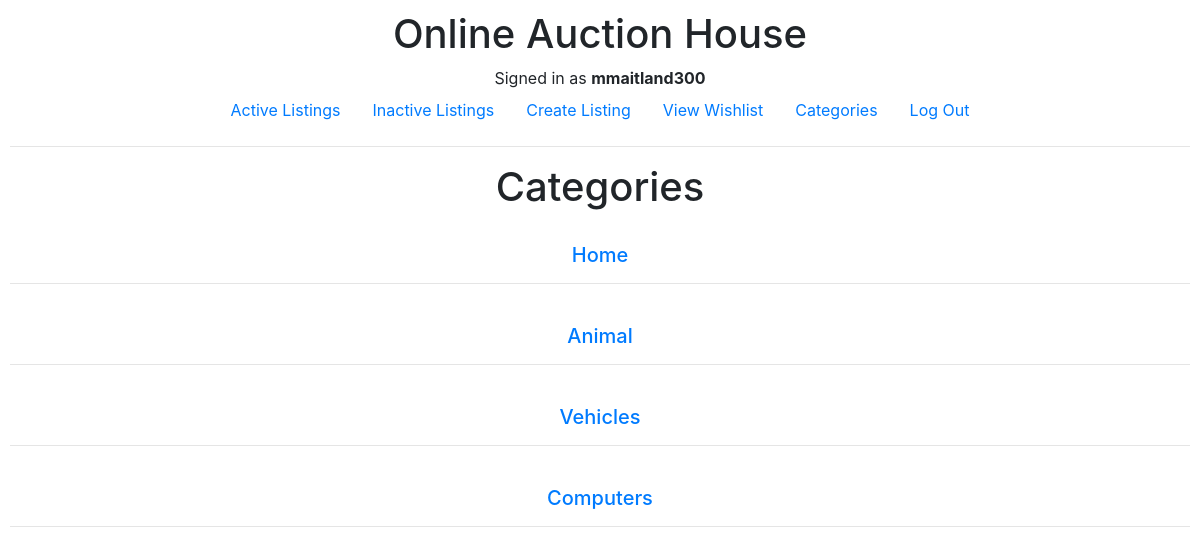
The page /categories (signed in) on the database its author committed.
### auctions/models.py (models this page shows, shortened)
class User(AbstractUser):
    pass

class AuctionListing(models.Model):
    user = models.ForeignKey(User, on_delete = models.CASCADE, related_name = "seller")
    title = models.CharField(max_length = 64)
    description = models.TextField()
    start_bid = models.IntegerField()
    image = models.URLField(blank = True)
    category = models.CharField(blank = True, max_length = 64)
    active = models.BooleanField(blank = False, default = True)
    winner = models.ForeignKey(User, blank = True, on_delete = models.CASCADE, related_name = "buyer", null = True)

### auctions/views.py (the view)
# urls.py: path("categories", views.categories, name="categories"),
def categories(request):
    categories = AuctionListing.objects.values_list('category', flat=True).distinct()
    return render(request, "auctions/category.html", {
        "categories": categories
    })

### auctions/templates/auctions/category.html
{% extends "auctions/layout.html" %}
{% block body %}
<h1>Categories</h1>
{% if categories %}
    {% for category in categories %}
        <br>
        <h5><a href="{% url 'category_listings' category %}"> {{ category }} </h5>
        <hr>
    {% endfor %}
{% else %}
    <h5>No categories listed</h5>
{% endif %}
{% endblock %}

### auctions/templates/auctions/layout.html (shortened to what this page needs)
{% load static %}
<!DOCTYPE html>
<html lang="en">
    <head>
        <link rel="stylesheet" href="https://stackpath.bootstrapcdn.com/bootstrap/4.4.1/css/bootstrap.min.css">
        <link href="{% static 'auctions/styles.css' %}" rel="stylesheet">
    </head>
    <body style="text-align:center;">
        <div class="display:flex; align-items:center; justify-content:center;">
        <h1>Online Auction House</h1>
        <div>
            {% if user.is_authenticated %}
                Signed in as <strong>{{ user.username }}</strong>
            {% else %}
                Not signed in.
            {% endif %}
        </div>
        <ul class="nav justify-content-center">
            <li class="nav-item">
                <a class="nav-link" href="{% url 'index' %}">Active Listings</a>
            </li>
            <li class="nav-item">
                <a class="nav-link" href="{% url 'inactive' %}">Inactive Listings</a>
            </li>
            {% if user.is_authenticated %}
            <li class="nav-item">
                <a class="nav-link" href="{% url 'create' %}">Create Listing</a>
            </li>
            <li class="nav-item">
                <a class="nav-link" href="{% url 'watchlist' %}">View Wishlist</a>
            </li>
            <li class="nav-item">
                <a class="nav-link" href="{% url 'categories' %}">Categories</a>
            </li>
                <li class="nav-item">
                    <a class="nav-link" href="{% url 'logout' %}">Log Out</a>
                </li>
            {% endif %}
        </ul>
        <hr>
        {% block body %}
        {% endblock %}
        </div>
    </body>
</html>

### auctions/static/auctions/styles.css (style rules this page uses)
body { padding: 10px; }

### rows shown on the page
User: username "mmaitland300"
AuctionListing: category "Animal"
AuctionListing: category "Vehicles"
AuctionListing: category "Computers"

### other values the page prints
{{ category }} "Home"
